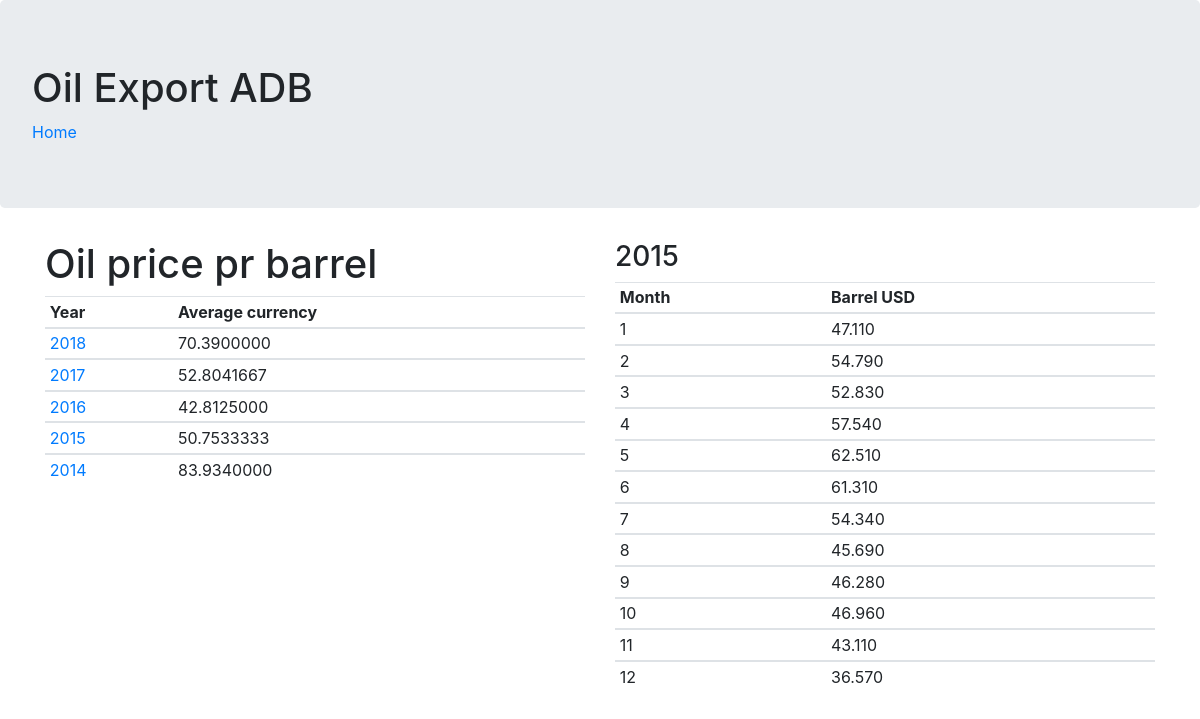
The app's page /web_mysql/stat5.php?year=2015 with its own data.
### tables this page shows
create table oilprice_dim(
  month int not null check (month > 0 and month < 13),
  year int not null check (year > 1970 and year < 2100),
  barrelprice numeric(8,3) not null check (barrelprice > 1 and barrelprice < 500),
  primary key(year, month)
);

### web_mysql/stat5.php (the view, shortened to what this page needs)
<html>
	<head>
		<link href="https://stackpath.bootstrapcdn.com/bootstrap/4.1.3/css/bootstrap.min.css" rel="stylesheet">
	</head>
	<body>
	    <div class='jumbotron'>
			<h1>Oil Export ADB</h1>
			<a href="stat1.php">Home</a>
		</div>
		<?php
		    function openConnection()
		    {
				$config = parse_ini_file('./config.ini');
				$servername = $config['servername'];
				$username = $config['username'];
				$password = $config['password'];
				$dbname = $config['dbname'];
				$conn = new mysqli($servername, $username, $password, $dbname);
				return $conn;
		    }
			function getYearUrlparam()
			{
				 $yyyy = $_GET['year'];
				 return $yyyy;
			}
			function createYearlySql()
			{
				return "select year, AVG(barrelprice) as avgusd from oilprice_dim group by year order by year desc";
			}
			function createSql($year)
			{
				return "select c.month, c.year, c.barrelprice " .
				"from oilprice_dim c " .
				"where c.year={$year} " .
				"order by c.month";
			}
			function displayData($avgQry, $getQry, $year)
			{
				echo "<div class='container'>";
				echo "<div class='row'>";
				echo "<div class='col-md-6'>";
				echo "<h1>Oil price pr barrel</h1>";
				echo "<table class='table table-sm table-hover'>";
				echo "<thead><tr><th>Year</th><th>Average currency</th></tr></thead>";
				while($row = $avgQry->fetch_assoc())
				{
					echo "<tbody><tr>";
					echo "<td><a href='stat5.php?year={$row["year"]}'>" . $row["year"] . "</a></td>";
					echo "<td>" . $row["avgusd"] . "</td>";
					echo "</tr></tbody>";
				}
				echo "</table>";
				echo "<div id='chartContainer1' style='height: 370px; width: 100%;'></div>";
				echo "</div>";
				echo "<div class='col-md-6'>";
				echo "<h3>{$year}</h3>";
				echo "<table class='table table-sm table-hover'>";
				echo "<thead><tr><th>Month</th><th>Barrel USD</th></tr></thead>";
				while($row = $getQry->fetch_assoc())
				{
					echo "<tbody><tr>";
					echo "<td>" . $row["month"] . "</td>";
					echo "<td>" . $row["barrelprice"] . "</td>";
					echo "</tr></tbody>";
				}
				 echo "</table>";
				 echo "</div>";
				 echo "</div>";
				 echo "</div>";
			}
			$conn = openConnection();
			$year = getYearUrlparam();
			$avgQry = $conn->query(createYearlySql());
			$sql = createSql($year);
			$getQry = $conn->query($sql);
			displayData($avgQry, $getQry, $year);
		?>
	</body>
</html>

### records on screen
oilprice_dim: month "1", barrelprice "47.110"
oilprice_dim: month "2", barrelprice "54.790"
oilprice_dim: month "3", barrelprice "52.830"
oilprice_dim: month "4", barrelprice "57.540"
oilprice_dim: month "5", barrelprice "62.510"
oilprice_dim: month "6", barrelprice "61.310"
oilprice_dim: month "7", barrelprice "54.340"
oilprice_dim: month "8", barrelprice "45.690"
oilprice_dim: month "9", barrelprice "46.280"
oilprice_dim: month "10", barrelprice "46.960"
oilprice_dim: month "11", barrelprice "43.110"
oilprice_dim: month "12", barrelprice "36.570"

### other values on screen
$row["year"] "2018"
$row["avgusd"] "70.3900000"
$row["year"] "2017"
$row["avgusd"] "52.8041667"
$row["year"] "2016"
$row["avgusd"] "42.8125000"
$row["year"] "2015"
$row["avgusd"] "50.7533333"
$row["year"] "2014"
$row["avgusd"] "83.9340000"
$year "2015"
